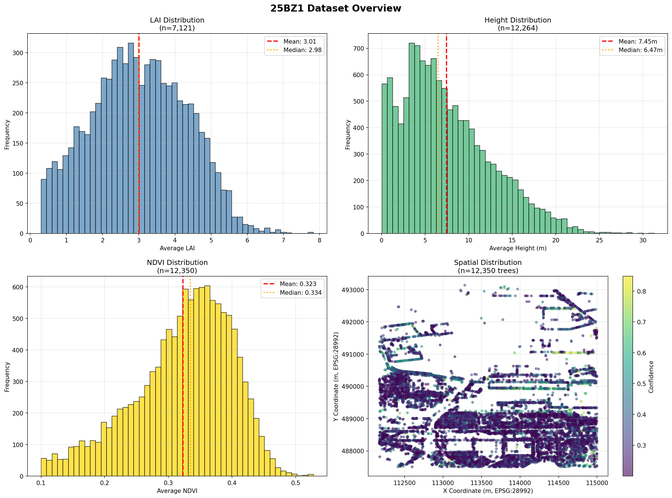
#> input picture draft/figures/results/training/overview_multi_panel.png, 672 x 498 px, shrunk from 2384 x 1769 before the run
$ python upscale_figures.py
#> lines starting #> are read from the running program, lines starting #| are printed output that depends on the picture
#!/usr/bin/env python3
"""
Upscale and fix DPI metadata for manuscript figures to meet
Springer Nature requirements (minimum 300 DPI).

Originals are backed up to _originals/ subdirectories before any modification.
"""

import os
import shutil
from PIL import Image

BASE = os.path.join(os.path.dirname(os.path.abspath(__file__)), "draft", "figures")


def ensure_dir(path):
    os.makedirs(path, exist_ok=True)


def backup_original(filepath):
    """Copy the original file into an _originals/ subdirectory."""
    parent = os.path.dirname(filepath)
    backup_dir = os.path.join(parent, "_originals")
    ensure_dir(backup_dir)
    dest = os.path.join(backup_dir, os.path.basename(filepath))
    if not os.path.exists(dest):
        shutil.copy2(filepath, dest)
        print(f"  [backup] {os.path.relpath(filepath, BASE)} -> _originals/")
    else:
        print(f"  [backup] already exists, skipping")


def process_group1():
    """
    Group 1 — matplotlib plots at 150 DPI.
    These have sufficient pixels for print but DPI metadata says 150.
    Resample to 2x pixel dimensions and set DPI to 300.
    """
    print("=" * 70)
    print("GROUP 1: Matplotlib plots (150 DPI -> 2x pixels + 300 DPI metadata)")
    print("=" * 70)

    files = [
        "results/training/overview_multi_panel.png",
        "results/training/model_comparison.png",
        "results/training/feature_importance_plot.png",
        "results/training/lai_vs_height_analysis.png",
        "results/training/ndvi_vs_lai_analysis.png",
    ]

    for rel in files:
        filepath = os.path.join(BASE, rel)
        if not os.path.exists(filepath):
            print(f"  [SKIP] {rel} — file not found")
            continue

        print(f"\n  Processing: {rel}")
        backup_original(filepath)

        img = Image.open(filepath)
#> img is the input picture: PIL image 672x498 RGBA; mean R, G, B, A 146, 150.4, 144, 177.7
        old_size = img.size
#> old_size = (672, 498)
        old_dpi = img.info.get("dpi", (None, None))

        # Resample to 2x dimensions
        new_size = (old_size[0] * 2, old_size[1] * 2)
#> new_size = (1344, 996)
        img_resized = img.resize(new_size, Image.LANCZOS)

        # Save with 300 DPI metadata
        img_resized.save(filepath, dpi=(300, 300))

        # Verify
        verify = Image.open(filepath)
        print(f"    Before: {old_size}, DPI={old_dpi}")
#|     Before: (672, 498), DPI=(None, None)
        print(f"    After:  {verify.size}, DPI={verify.info.get('dpi')}")
#|     After:  (1344, 996), DPI=(299.9994, 299.9994)
        print(f"    [OK]")


def process_group2():
    """
    Group 2 — small images (too few pixels for print).
    Upscale to 2x using Lanczos resampling and set DPI to 300.
    JPEG files are converted to PNG to avoid recompression artifacts.
    """
    print("\n" + "=" * 70)
    print("GROUP 2: Small images (upscale 2x + 300 DPI; JPEG -> PNG)")
    print("=" * 70)

    files = [
        ("methods/RGB_zone0.jpeg", "methods/RGB_zone0.png"),
        ("methods/CIR_zone0.jpeg", "methods/CIR_zone0.png"),
        ("methods/tree_viz.png", None),
        ("methods/06_final_combined.png", None),
    ]

    jpeg_to_png = []

    for rel, new_rel in files:
        filepath = os.path.join(BASE, rel)
        if not os.path.exists(filepath):
            print(f"  [SKIP] {rel} — file not found")
            continue

        print(f"\n  Processing: {rel}")
#|   Processing: methods/RGB_zone0.jpeg
        backup_original(filepath)

        img = Image.open(filepath)
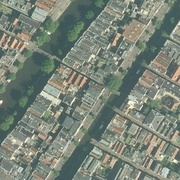
#> input picture draft/figures/methods/RGB_zone0.jpeg, 180 x 180 px, shrunk from 640 x 640 before the run
#> img is the input picture: PIL image 180x180 RGB; mean R, G, B 121.9, 131.8, 120.1
        old_size = img.size
#> old_size = (180, 180)
        old_dpi = img.info.get("dpi", (None, None))

        # Resample to 2x dimensions
        new_size = (old_size[0] * 2, old_size[1] * 2)
#> new_size = (360, 360)
        img_resized = img.resize(new_size, Image.LANCZOS)
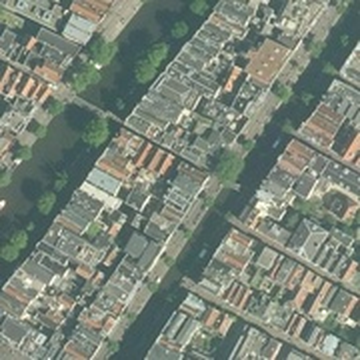
#> img_resized: PIL image 360x360 RGB; mean R, G, B 121.9, 131.8, 120.1

        # Determine output path
        if new_rel is not None:
            # JPEG -> PNG conversion
            out_path = os.path.join(BASE, new_rel)
            jpeg_to_png.append((rel, new_rel))
        else:
            out_path = filepath

        # Ensure RGBA/RGB mode for PNG save
        if img_resized.mode == "CMYK":
            img_resized = img_resized.convert("RGB")

        img_resized.save(out_path, format="PNG", dpi=(300, 300))

        # Verify
        verify = Image.open(out_path)
        out_rel = new_rel if new_rel else rel
#> out_rel = 'methods/RGB_zone0.png'
        print(f"    Before: {old_size}, DPI={old_dpi}")
        print(f"    After:  {verify.size}, DPI={verify.info.get('dpi')}")
        if new_rel:
            print(f"    Converted: {rel} -> {new_rel}")
#|     Converted: methods/RGB_zone0.jpeg -> methods/RGB_zone0.png
        print(f"    [OK]")

    return jpeg_to_png


def process_group3():
    """
    Group 3 — supplementary images (fix DPI metadata only, no resize).
    """
    print("\n" + "=" * 70)
    print("GROUP 3: Supplementary images (DPI metadata fix only)")
    print("=" * 70)

    files = [
        "results/analytics/distributions_by_species.png",
        "methods/hemispherical_fisheye.png",
        "methods/binarized_fisheye.png",
    ]

    for rel in files:
        filepath = os.path.join(BASE, rel)
        if not os.path.exists(filepath):
            print(f"  [SKIP] {rel} — file not found")
            continue

        print(f"\n  Processing: {rel}")
        backup_original(filepath)

        img = Image.open(filepath)
        old_size = img.size
        old_dpi = img.info.get("dpi", (None, None))

        # Re-save with 300 DPI metadata (no resize)
        # Need to preserve all image data — load fully then save
        img.load()

        # For PNG files, we need to handle the pHYs chunk properly
        # Simply re-saving with dpi= parameter sets the metadata
        img.save(filepath, dpi=(300, 300))

        # Verify
        verify = Image.open(filepath)
        print(f"    Before: {old_size}, DPI={old_dpi}")
        print(f"    After:  {verify.size}, DPI={verify.info.get('dpi')}")
        print(f"    [OK]")


def main():
    print("Springer Nature DPI Upgrade Script")
    print(f"Base directory: {BASE}")
    print()

    process_group1()
    jpeg_to_png = process_group2()
    process_group3()

    # Summary of filename changes requiring LaTeX updates
    print("\n" + "=" * 70)
    print("SUMMARY: Filename changes requiring LaTeX updates")
    print("=" * 70)
    if jpeg_to_png:
        for old, new in jpeg_to_png:
            print(f"  {old}  ->  {new}")
        print()
        print("  Update any \\includegraphics references from .jpeg to .png")
        print("  (The original .jpeg files are preserved in _originals/)")
    else:
        print("  No filename changes.")

    print("\nDone.")


if __name__ == "__main__":
    main()
